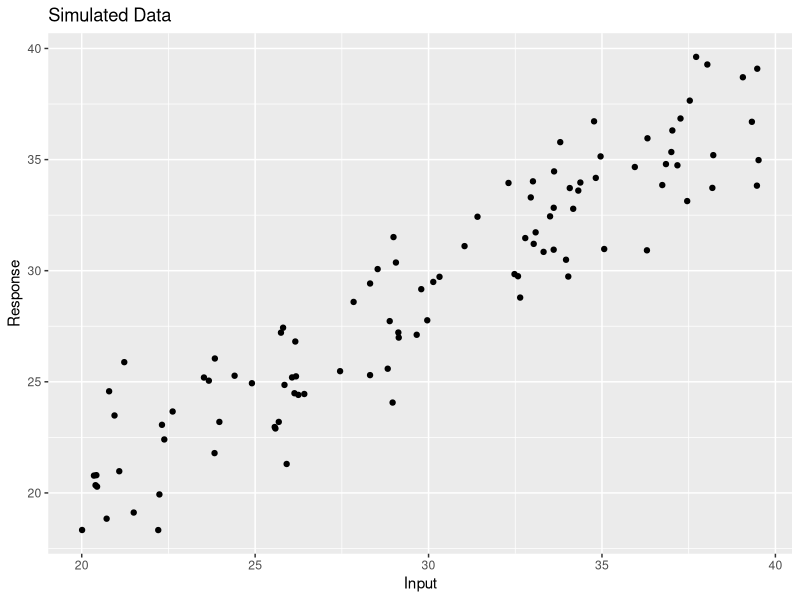
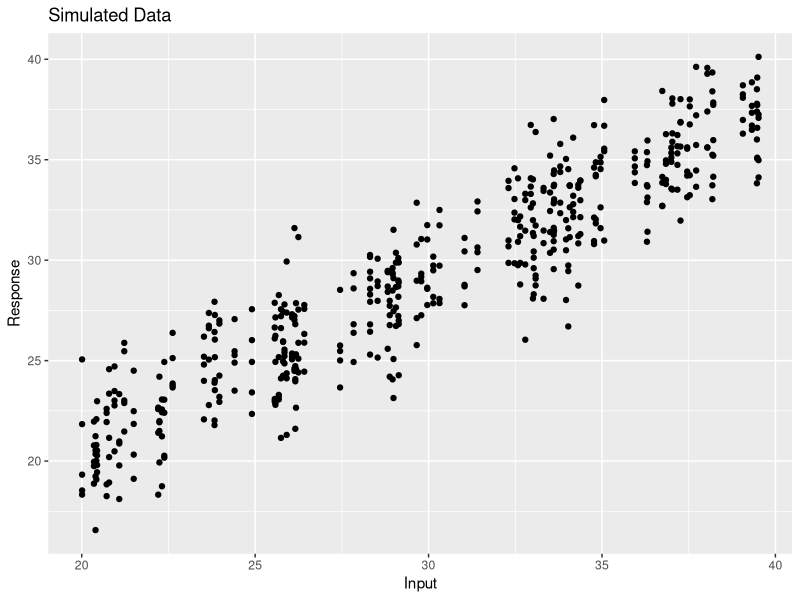

These charts were generated, in order, by the following R code: (Note: this script raises an error after producing the figures.)
## ---- chunk 1
set.seed(2024) # Set seed for reproducibility

# Simulate data
x <- runif(n = 100, min = 20, max = 40)   # input/predictor

errors <- replicate(10, rnorm(n = 100, mean = 0, sd = 2))  # error terms
a <- 3
b <- 0.87
fx <- a + (b * x)  # true function

# Generate observed responses
responses <- fx + errors

# Create a data frame
training_data <- data.frame(inp = x, true_form = fx, responses)
# FROM NOW, WE CAN CALL THIS DATASET 'TRAINING_DATA' SINCE WE ARE GOING TO BUILD OUR MODELS BASED ON THESE

# GENERATE A 'TEST_DATA' WITH NEW X'S, AND CORRESPONDING FX'S AND Y'S
# JUST ONE SET OF DATA WITH SAY 100 OBSERVATIONS (SAME CODE AS IN LINES 8-16, EXCEPT YOU WOULD REPLICATE ONLY ONCE, PROBABLY NEED TO USE A DIFFERENT SEED FOR THAT)
# SEE COMMENTS ON LINES 44, 48, 50, 54-55, 71

set.seed(202) 
xtest <- runif(n = 100, min = 20, max = 40)   
error_test <- rnorm(n = 100, mean = 0, sd = 2)
fxtest <- a + (b * xtest)  # true function
response_test <- fxtest + error_test

# Create test data frame
test_data <- data.frame(inp = xtest, true_form = fxtest, response = response_test)

# Rename response columns for easier reference
colnames(training_data)[3:12] <- paste0("response", 1:10)

# Plot one of the data sets for visualization
library(ggplot2)
ggplot(data = training_data) + 
  geom_point(aes(x = inp, y = response1)) +
  labs(title = "Simulated Data", x = "Input", y = "Response")

# Polynomial degrees to fit
degrees <- c(1, 2, 3, 4)

# Initialize a data frame to store bias and variance for each degree
bias_var_df <- data.frame(degree = integer(), bias_sq = numeric(), variance = numeric())

for (d in degrees) {
  # Store predictions for each degree
  preds <- matrix(nrow = 100, ncol = 10)
  # IF YOU GENERATE OTHER THAN 100 TEST OBSERVATIONS, YOU WOULD NEED TO ADJUST THE nrow VALUE
  
  for (i in 1:10) {
    model <- lm(training_data[[paste0("response", i)]] ~ poly(inp, degree = d, raw = TRUE), data = training_data)
    # BUILD YOUR MODELS ON THE TRAINING DATA JUST AS YOU HAVE DONE HERE (NO CHANGES NEEDED)
    preds[, i] <- predict(model, newdata = data.frame(inp = test_data$inp))
    # NOW YOU WOULD PREDICT ON TEST DATA, CHANGE NEWDATA PIECE
    
  }
  
  # THE FOLLOWING CALCULATIONS OF E_y_hat AND V_y_hat REMAIN SAME
  # THE TRUE FORM NOW NEEDS TO COME FROM THE TEST DATA WHILE CALCULATING bias_squared
  # Calculate bias squared
  E_y_hat <- apply(preds, 1, mean)
  bias_squared <- (E_y_hat - test_data$true_form)^2
  mean_bias_squared <- mean(bias_squared)
  
  # Calculate variance
  V_y_hat <- apply(preds, 1, var)
  mean_variance <- mean(V_y_hat)
  
  # Append results to data frame
  bias_var_df <- rbind(bias_var_df, data.frame(degree = d, bias_sq = mean_bias_squared, variance = mean_variance))
}

print(bias_var_df)

# SINCE YOU HAVE ALREADY AUTOMATED YOUR PROCESS USING A LOOP (GREAT JOB WITH THAT), CAN YOU NOW TRY WITH SAY 300 REPLICATED DATASETS INSTEAD OF 10? I WILL LET YOU THINK ABOUT WHAT NEEDS TO CHANGE FOR THAT

## ---- chunk 2
set.seed(2024) # Set seed for reproducibility

# Simulate data
x <- runif(n = 100, min = 20, max = 40)   # input/predictor

# Generate 300 sets of errors
errors <- replicate(300, rnorm(n = 500, mean = 0, sd = 2))  # error terms
a <- 3
b <- 0.87
fx <- a + (b * x)  # true function

# Generate observed responses
responses <- fx + errors

# Create a data frame
training_data <- data.frame(inp = x, true_form = fx, responses)

set.seed(2025) 
xtest <- runif(n = 500, min = 20, max = 40)   
error_test <- rnorm(n = 500, mean = 0, sd = 2)
fxtest <- a + (b * xtest)  # true function
response_test <- fxtest + error_test

# Create test data frame
test_data <- data.frame(inp = xtest, true_form = fxtest, response = response_test)

# Rename response columns for easier reference
colnames(training_data)[3:(3 + 299)] <- paste0("response", 1:300)

# Plot one of the data sets for visualization
library(ggplot2)
ggplot(data = training_data) + 
  geom_point(aes(x = inp, y = response1)) +
  labs(title = "Simulated Data", x = "Input", y = "Response")

# Polynomial degrees to fit
degrees <- c(1, 2, 3, 4)

# Initialize a data frame to store bias and variance for each degree
bias_var_df <- data.frame(degree = integer(), bias_sq = numeric(), variance = numeric())

for (d in degrees) {
  # Store predictions for each degree
  preds <- matrix(nrow = 100, ncol = 300)
  for (i in 1:300) {
    model <- lm(training_data[[paste0("response", i)]] ~ poly(inp, degree = d, raw = TRUE), data = training_data)
    # Build models on the training data
    test_preds[, i] <- predict(model, newdata = data.frame(inp = test_data$inp))
    training_preds[, i] <- predict(model, newdata = data.frame(inp = training_data$inp))
  }
  
  # Calculate bias squared
  E_y_hat <- apply(preds, 1, mean)
  bias_squared <- (E_y_hat - test_data$true_form)^2
  mean_bias_squared <- mean(bias_squared)
  
  # Calculate variance
  V_y_hat <- apply(preds, 1, var)
  mean_variance <- mean(V_y_hat)
  
  # Append results to data frame
  bias_var_df <- rbind(bias_var_df, data.frame(degree = d, bias_sq = mean_bias_squared, variance = mean_variance))
}

print(bias_var_df)

#calculate avg test error = bias_sq + variance + sq. of the noise being used i.e 2
#MSE for training datasets, take average to find mean MSE (avg training error)
#line plot for the two errors x = degree, y = MSE
# do it for fx <- a + (b * x^2) + (c * x^3) 
#users can choose the number of training data points. 100, 400, 700, 1000
#1 scatterplot of original data/ first replicated dataset, 2 bar graphs for bias and variance, line plot with errors with diff colors
## ---- chunk 3
library(ggplot2)
library(tidyr)

# Set up the data for plotting
bias_var_long <- pivot_longer(bias_var_df, cols = c("bias_sq", "variance"), names_to = "type", values_to = "value")

# Plot the bar graph
ggplot(bias_var_long, aes(x = factor(degree), y = value, fill = type)) + 
  geom_bar(stat = "identity", position = "dodge") +
  labs(title = "Bias-Variance Tradeoff", x = "Polynomial Degree", y = "Value") +
  scale_fill_manual(values = c("bias_sq" = "blue", "variance" = "red"), 
                    labels = c("Bias Squared", "Variance")) +
  theme_minimal() +
  theme(legend.title = element_blank())

